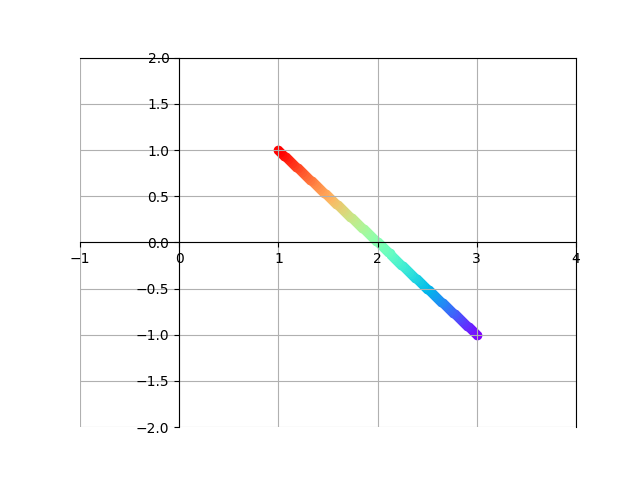

Recreate this plot in Python.
import matplotlib.pyplot as plt
import matplotlib.cm as cm

liste = [i/100 for i in range(101)]

for element in liste:
    x = element*1 + (1-element)*3
    y = element*1 + (1-element)*(-1)
    
    plt.scatter(x,y, c=cm.rainbow(element))

plt.grid()
ax = plt.gca()
ax.spines['left'].set_position('zero')
ax.spines['bottom'].set_position('zero')
plt.xlim(-1,4)
plt.ylim(-2,2)
plt.show()
